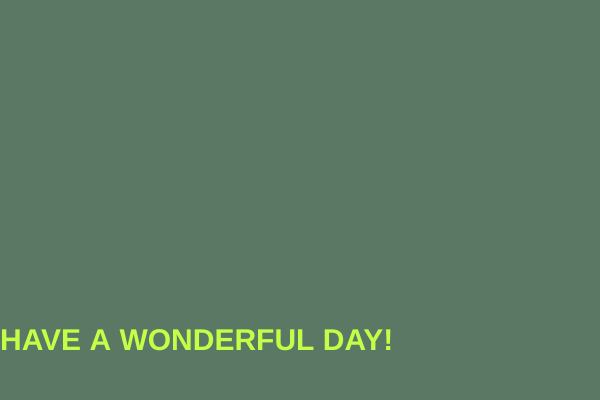
Frame 1 (no input)
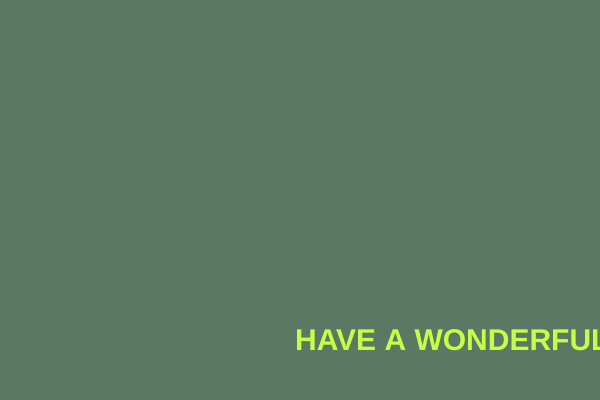
Frame 60 (no input)
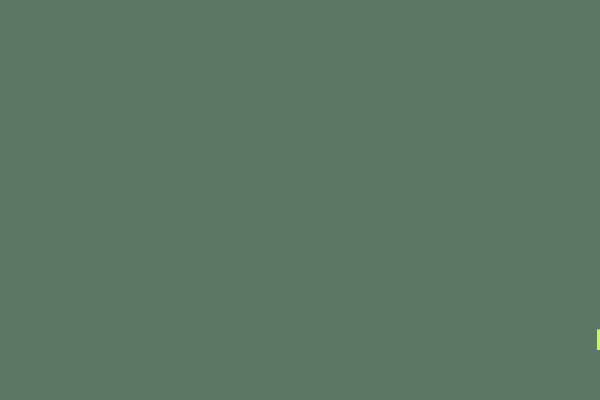
Frame 120 (the mouse pressed at the canvas centre since frame 60)

The p5.js sketch that drew these frames (run headless with seeded random() and noise() and a simulated clock; from frame 60 on, the mouse is pressed at the canvas centre):

// p5.js sketch
// ── sketch.js
var textx=0;

function setup() {   
   createCanvas(600,400);
}

function draw() { 
   background(90,120,100);   
   fill(194,255,70);   
   noStroke();   
   textSize(30);   
   textFont("ARIAL");   
   textStyle(BOLD);   
   textAlign(LEFT);   
   text("HAVE A WONDERFUL DAY!",textx,350);     
          //add a conditional
  if(textx>600){     
     textx = 0;   
  }else{     
     textx=textx + 5;   
  }
}
